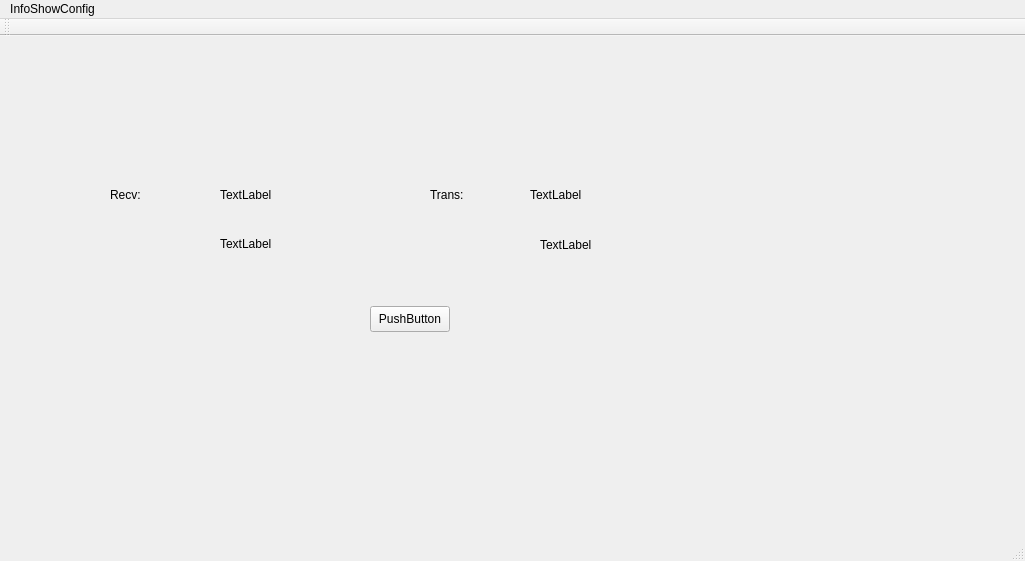
<?xml version="1.0" encoding="UTF-8"?>
<ui version="4.0">
 <class>MainWindow</class>
 <widget class="QMainWindow" name="MainWindow">
  <property name="geometry">
   <rect>
    <x>0</x>
    <y>0</y>
    <width>1025</width>
    <height>561</height>
   </rect>
  </property>
  <property name="windowTitle">
   <string>MainWindow</string>
  </property>
  <widget class="QWidget" name="centralWidget">
   <widget class="QLabel" name="recvLabel">
    <property name="geometry">
     <rect>
      <x>220</x>
      <y>150</y>
      <width>56</width>
      <height>18</height>
     </rect>
    </property>
    <property name="text">
     <string>TextLabel</string>
    </property>
   </widget>
   <widget class="QLabel" name="transLabel">
    <property name="geometry">
     <rect>
      <x>530</x>
      <y>150</y>
      <width>56</width>
      <height>18</height>
     </rect>
    </property>
    <property name="text">
     <string>TextLabel</string>
    </property>
   </widget>
   <widget class="QLabel" name="label">
    <property name="geometry">
     <rect>
      <x>110</x>
      <y>150</y>
      <width>56</width>
      <height>18</height>
     </rect>
    </property>
    <property name="text">
     <string>Recv:</string>
    </property>
   </widget>
   <widget class="QLabel" name="label_2">
    <property name="geometry">
     <rect>
      <x>430</x>
      <y>150</y>
      <width>56</width>
      <height>18</height>
     </rect>
    </property>
    <property name="text">
     <string>Trans:</string>
    </property>
   </widget>
   <widget class="QPushButton" name="pushButton">
    <property name="geometry">
     <rect>
      <x>370</x>
      <y>270</y>
      <width>80</width>
      <height>26</height>
     </rect>
    </property>
    <property name="text">
     <string>PushButton</string>
    </property>
   </widget>
   <widget class="QLabel" name="recvFlowLabel">
    <property name="geometry">
     <rect>
      <x>220</x>
      <y>200</y>
      <width>56</width>
      <height>16</height>
     </rect>
    </property>
    <property name="text">
     <string>TextLabel</string>
    </property>
   </widget>
   <widget class="QLabel" name="transFlowLabel">
    <property name="geometry">
     <rect>
      <x>540</x>
      <y>200</y>
      <width>56</width>
      <height>18</height>
     </rect>
    </property>
    <property name="text">
     <string>TextLabel</string>
    </property>
   </widget>
  </widget>
  <widget class="QMenuBar" name="menuBar">
   <property name="geometry">
    <rect>
     <x>0</x>
     <y>0</y>
     <width>1025</width>
     <height>23</height>
    </rect>
   </property>
   <widget class="QMenu" name="menuInfoShowConfig">
    <property name="title">
     <string>InfoShowConfig</string>
    </property>
   </widget>
   <addaction name="menuInfoShowConfig"/>
  </widget>
  <widget class="QToolBar" name="mainToolBar">
   <attribute name="toolBarArea">
    <enum>TopToolBarArea</enum>
   </attribute>
   <attribute name="toolBarBreak">
    <bool>false</bool>
   </attribute>
  </widget>
  <widget class="QStatusBar" name="statusBar"/>
 </widget>
 <layoutdefault spacing="6" margin="11"/>
 <resources/>
 <connections/>
</ui>
